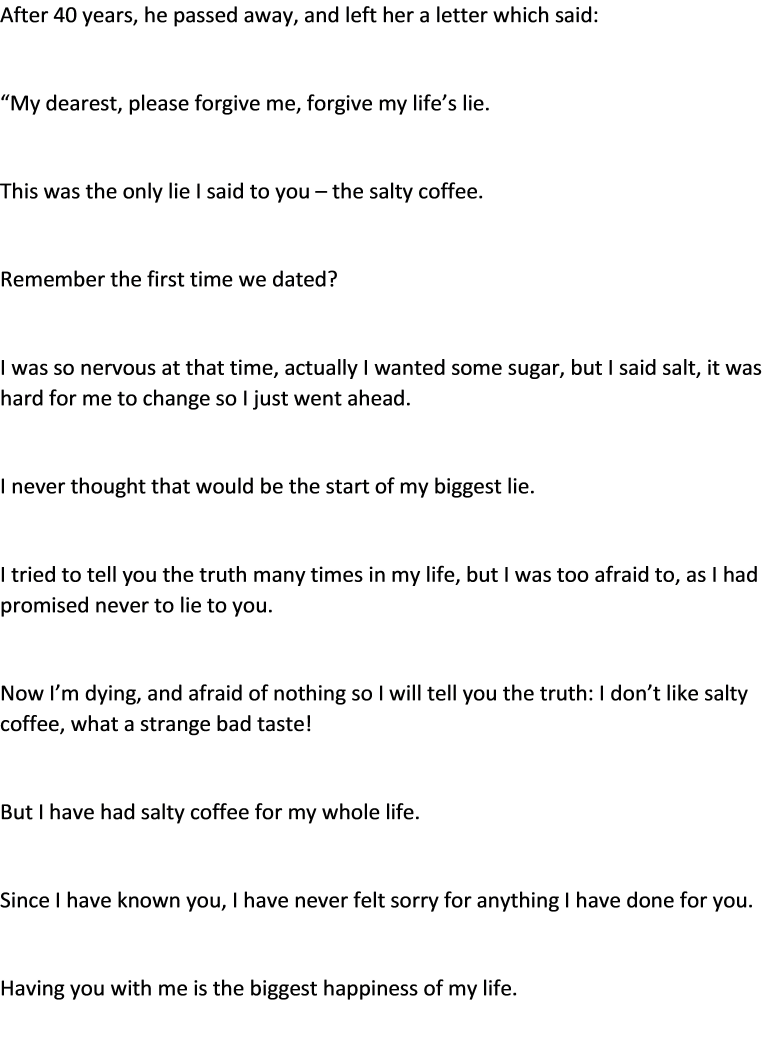
#> input picture dox.jpg, 3900 x 5306 px (shown at 1/5 size)
$ python TrainTest.py
#> lines starting #> are read from the running program, lines starting #| are printed output that depends on the picture
### Convert.py
import cv2
import numpy as np

def convertLBP(img, kernel=[[0.33, 0.33, 0.33], [0.33, 0.33, 0.33], [0.33, 0.33, 0.33]], padding=1, stride=1):
#> called with padding = 0, stride = 1
    h, w = img.shape[:2]
#> h = 5306; w = 3900
    img_p = np.zeros([h+2*padding, w+2*padding])
    img_p[padding:padding+h, padding:padding+w] = img


    kernel = np.array(kernel)
    assert len(kernel.shape) == 2 and kernel.shape[0] == kernel.shape[1]
    assert kernel.shape[0] % 2 != 0

    k_size = kernel.shape[0]
    k_half = int(k_size/2)

    y_pos = [v for idx, v in enumerate(list(range(k_half, h-k_half))) if idx % stride == 0]
#> y_pos = 5304 values from 1 to 5304
    x_pos = [v for idx, v in enumerate(list(range(k_half, w-k_half))) if idx % stride == 0]
#> x_pos = 3898 values from 1 to 3898

    new_img = np.zeros([len(y_pos), len(x_pos)])
    for new_y, y in enumerate(y_pos):
        for new_x, x in enumerate(x_pos):
            point = []
            for i in range(-1,2) :
                for j in range (-1,2) :
                    if(i==0 and j==0) :
                        img_p[y,x] = img_p[y,x]
                    else :
                        if(img_p[y+i,x+j]<img_p[y,x]) :
                            point.append(0)
                        else :
                            point.append(1)
            binary = 0
            for i in point :
                binary = binary*10+i
            result = int(str(binary),2)
            new_img[new_y, new_x] = result
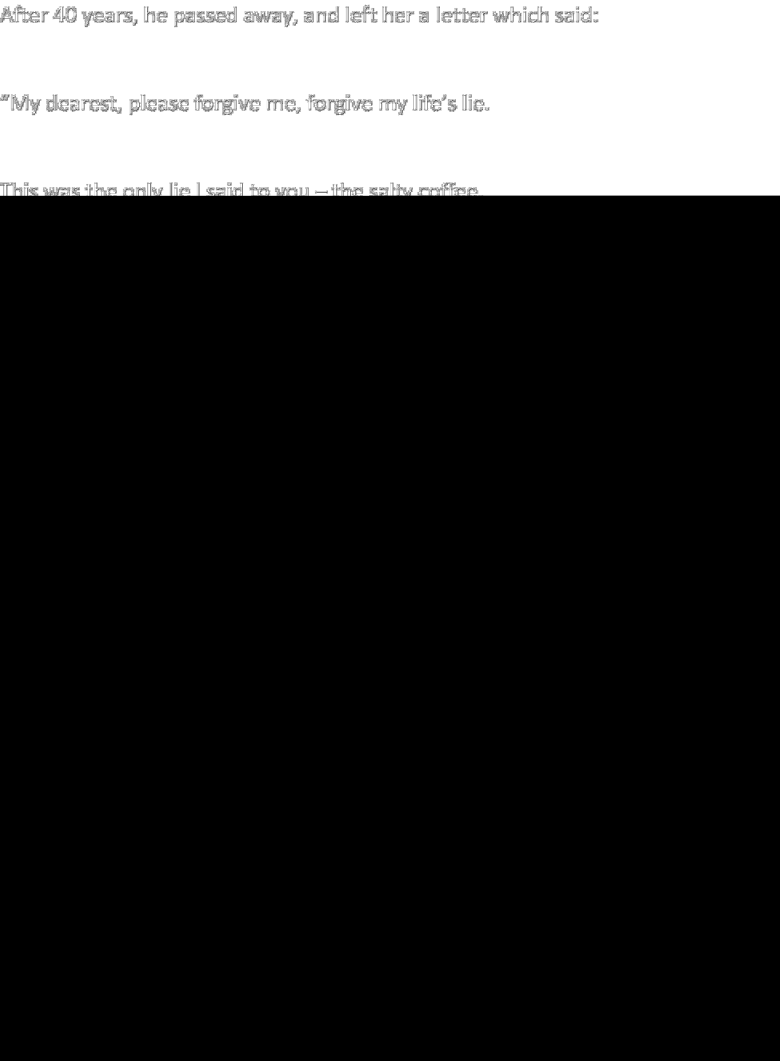
#> new_img: shape (5304, 3898) float64 (shown at 1/5 size); min 0, max 255, mean 45.9
    return new_img

def convert(img_in, kernel=[[0.33, 0.33, 0.33], [0.33, 0.33, 0.33], [0.33, 0.33, 0.33]], padding=0, stride=1):
    img_cvt = convertLBP(img_in, kernel, padding, stride)
    new_img = img_cvt
    return new_img

### TrainTest.py
import cv2
import numpy as np
from math import dist
from Convert import convert

def convertLBPH(img_in) :
    img = convert(img_in)
    h, w = img.shape[:2]
    img_p = np.zeros([h,w])
    img_p[0:h,0:w] = img
    histogramLBP = []
    for i in range(0,256) :
        histogramLBP.append(i)
        histogramLBP[i] = 0
    for i in range(0,h) :
        for j in range(0,w) :
            histogramLBP[int(img_p[i,j])] += 1
    histogramLBP[255] = 0
    histogramLBP[254] = 0
    histogramLBP[253] = 0
    result = np.array(histogramLBP)
    return result

if __name__ == "__main__":
    train = cv2.imread("dox.jpg",0)
    test = cv2.imread("test/test.jpg",0)

#> (the run stopped early here; a loop or call above may not have finished)
